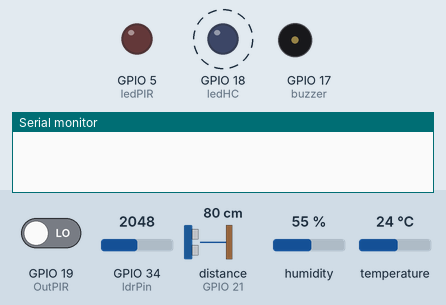
Recording of a sketch running on a simulated ESP32. Shown: output pins drawn as LEDs (lit = HIGH), buzzer (waves = sounding, pin HIGH), the last lines printed to the serial monitor. Wiring (from diagram.json): ultrasonic range finder: trigger GPIO 22; echo GPIO 21. Dashed ring = blinking. The test bench sets the inputs (shaded band); at power-on: GPIO 19 (OutPIR) LOW, distance to the obstacle (sensor on GPIO 21) 80 cm, GPIO 34 (ldrPin) = 2048, humidity 55 %, temperature 24 °C. The echo pulse lasts 58.3 µs per cm; pins used as bus, display or sensor lines are not drawn.

Above: at 1.2 s.
1.3 s: GPIO 19 (OutPIR) driven HIGH
At 4.15 s:
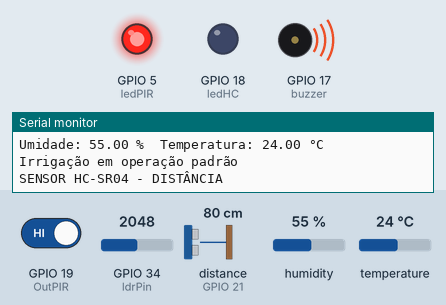
4.8 s: GPIO 19 (OutPIR) driven LOW
At 8.7 s:
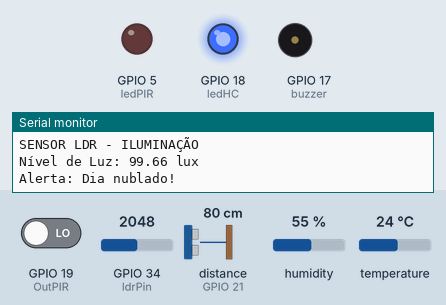
14.2 s: distance to the obstacle (sensor on GPIO 21) set to 299 cm
Timing chart, 0 to 21.5 s (numbered marks = the images above; inputs shaded):
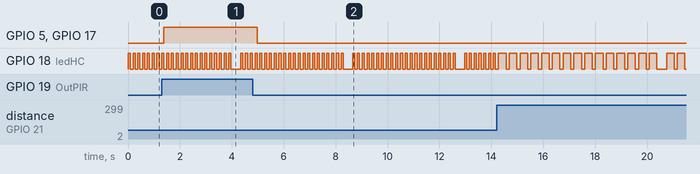

Measured:
- after the input at 1.3 s, GPIO 5 (ledPIR), GPIO 17 (buzzer): LOW → HIGH after 0.08 s
- after the input at 4.8 s, GPIO 5 (ledPIR), GPIO 17 (buzzer): HIGH → LOW after 0.17 s
- by itself, GPIO 18 (ledHC): moves between LOW and HIGH, repeating every 4.3 s

The sketch:

sketch.ino
```cpp
//====================================================================
// ATIVIDADE FIAP - Cap 12 - A Eletrônica de uma IA
//====================================================================
// Autor.....: Diego Nunes Veiga
// RM........: 560658
// Turma.....: Graduação - 1TIAOR
// Data......: 01/11/2024
//====================================================================

//Bibliotecas utilizadas
#include <DHT.h>

// Sensor DHT22 - Definições
#define pinoDHT 23        // Pino GPIO conectado
#define modelo DHT22      // Modelo do sensor
DHT dht(pinoDHT, modelo);

//Sensor HC-SR04 - Definições
#define trigHC 22        // Pino GPIO conectado ao Trig
#define echoHC 21        // Pino GPIO conectado ao Echo
#define ledHC 18         // Pino GPIO conectado ao LED

//Sensor PIR - Definições
#define OutPIR 19         // Pino GPIO conectado ao OUT
#define ledPIR 5          // Pino GPIO conectado ao LED
#define buzzer 17         // Pino GPIO conectado ao Buzzer

//Sensor LDR - Definições
#define ldrPin 34         // Pino GPIO conectado ao ADC


//====================================================================
// STARTUP INICIAL
//====================================================================

void setup() {

  // Configurações dos pinos
  pinMode(trigHC, OUTPUT);
  pinMode(echoHC, INPUT);
  pinMode(OutPIR, INPUT);
  pinMode(ledHC, OUTPUT);
  pinMode(ledPIR, OUTPUT);
  pinMode(buzzer, OUTPUT);

  // Inicia a comunicação serial
  Serial.begin(9600);

  // Inicia a comunicação do sensor DHT22
  dht.begin();

}

//====================================================================
// PROGRAMA PRINCIPAL
//====================================================================

void loop() {

  for (int i = 0; i <=21; i++) {

    //-----------------------------------------------------------
    // SENSOR DHT22 - TEMPERATURA E UMIDADE
    // Realiza leitura da saída do sensor
    float hum = dht.readHumidity();
    float temp = dht.readTemperature();
    int irrigar = 0;

    // analise de temperatura
    if (temp > 30.0) {
      irrigar --;
    }
    else if (temp < 15.0) {
      irrigar ++;
    }

    //analise de humidade
    if (hum > 85){
      irrigar --;
    }
    else if(hum < 50){
      irrigar++;
    }


    //-----------------------------------------------------------
    // SENSOR HC-SR04 - DISTÂNCIA
    long duracao;
    int dist;
    int conv;

    // Envia um pulso de 10us para o Trig
    digitalWrite(trigHC, LOW);
    delayMicroseconds(2);
    digitalWrite(trigHC, HIGH);
    delayMicroseconds(10);
    digitalWrite(trigHC, LOW);

    // Calcula o tempo de duração do pulso de retorno no Echo
    duracao = pulseIn(echoHC, HIGH);

    // Calcula a distância em centímetros
    dist = duracao * 0.034 / 2;
    conv = 400 - dist;

    // LED piscando conforme distância
    digitalWrite(ledHC,HIGH);
    delay(dist);
    digitalWrite(ledHC,LOW);

    //-----------------------------------------------------------
    // SENSOR PIR - DISTÂNCIA

    // Realiza leitura da saída do sensor
    int statusPIR = digitalRead(OutPIR);

    // Verificação do status de leitura
    if (statusPIR == HIGH) {
        digitalWrite(ledPIR, HIGH);
        digitalWrite(buzzer, HIGH);
    } else {
        digitalWrite(ledPIR, LOW);
        digitalWrite(buzzer, LOW);
    }

    //-----------------------------------------------------------
    // SENSOR LDR - ILUMINAÇÃO
    const float GAMMA = 0.7;
    const float RL10 = 50;

    // Realiza leitura da saída do sensor
    int ldrValue = analogRead(ldrPin);

    // Converte o valor analógico em valor lux:
    float voltage = ldrValue / 4096. * 5;
    float resistance = 2000 * voltage / (1 - voltage / 5);
    float lux = pow((RL10 * 1e3 * pow(10, GAMMA) / resistance), (1.0 / GAMMA));

    //delay para reinicar o ciclo de leitura dos sensores
    delay(100);

    //Apresentação dos valores
    if (i==21){

      //-----------------------------------------------------------
      // SENSOR DHT22 - TEMPERATURA E UMIDADE
      Serial.println("");
      Serial.println("SENSOR DHT22 - TEMPERATURA E UMIDADE");

      // Em caso de erro de leitura
      if (isnan(hum) || isnan(temp)) {
          Serial.println("Falha ao ler do sensor DHT!");
      }

      // Apresentação dos dados no terminal
      Serial.print("Umidade: ");
      Serial.print(hum);
      Serial.print(" %	");
      Serial.print("Temperatura: ");
      Serial.print(temp);
      Serial.println(" °C");

      // Mensagem de alerta
      if(irrigar > 0){
        Serial.println("Alerta: Aumentando a irrigação!");
      } else if (irrigar == 0){
        Serial.println("Irrigação em operação padrão");
      }else{
        Serial.println("Alerta: Reduzindo a irrigação!");
      }

      //-----------------------------------------------------------
      // SENSOR HC-SR04 - DISTÂNCIA
      Serial.println("");
      Serial.println("SENSOR HC-SR04 - DISTÂNCIA");

      // Apresentação dos dados no terminal
      Serial.print("Altura de água: ");
      Serial.print(conv);
      Serial.println(" cm");

      // Mensagem de alerta
      if(conv < 50){
        Serial.println("Alerta: Abastecer tanque de água!");
      }

      //-----------------------------------------------------------
      // SENSOR PIR - DISTÂNCIA
      Serial.println("");
      Serial.println("SENSOR PIR - PRESENÇA / AUSÊNCIA");

      // Realiza leitura da saída do sensor
      int statusPIR = digitalRead(OutPIR);

      // Verificação do status de leitura
      if (statusPIR == HIGH) {
          Serial.println("Movimento detectado na colheita!");
      } else {
          Serial.println("Colheita normal");
      }

      //-----------------------------------------------------------
      // SENSOR LDR - ILUMINAÇÃO
      Serial.println("");
      Serial.println("SENSOR LDR - ILUMINAÇÃO");

      // Apresentação dos dados no terminal
      Serial.print("Nível de Luz: ");
      Serial.print(lux);
      Serial.println(" lux");

      // Mensagem de alerta
      if (lux >= 10000) {
        Serial.println("Alerta: Dia ensolarado!");
      }
      else if (lux > 1000 && lux < 10000) {
        Serial.println("Dia padrão");
      }
      else {
        Serial.println("Alerta: Dia nublado!");
      }

    }
  }
} 
```
